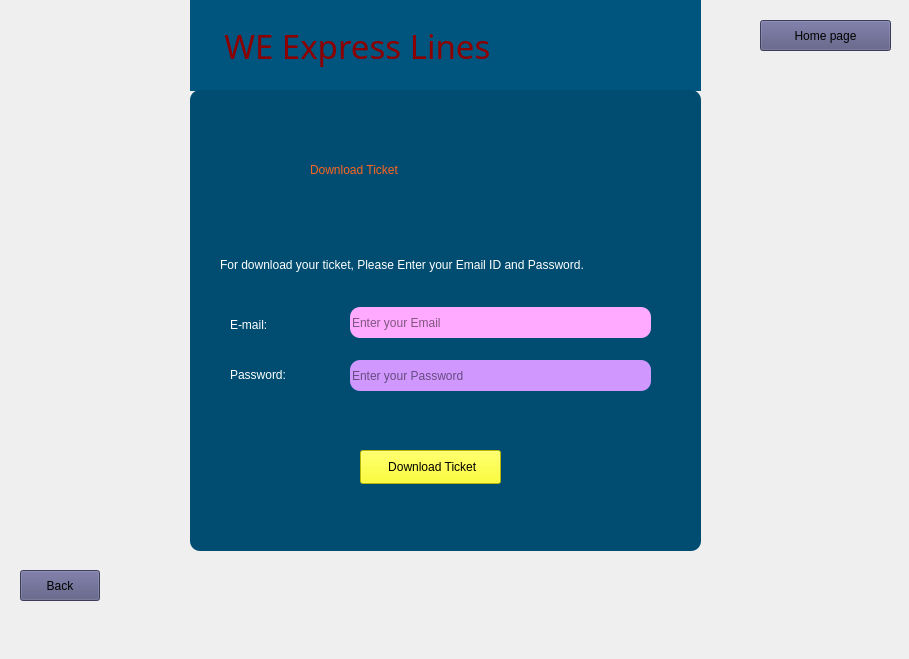
    <widget class="QWidget" name="Ticket_download_another_page">
     <widget class="QLabel" name="label_186">
      <property name="geometry">
       <rect>
        <x>0</x>
        <y>0</y>
        <width>900</width>
        <height>650</height>
       </rect>
      </property>
      <property name="text">
       <string/>
      </property>
      <property name="pixmap">
       <pixmap>C:/Users/USER/OneDrive/Pictures/working_picture/bus.jpg</pixmap>
      </property>
      <property name="scaledContents">
       <bool>true</bool>
      </property>
     </widget>
     <widget class="QLabel" name="label_204">
      <property name="geometry">
       <rect>
        <x>190</x>
        <y>0</y>
        <width>511</width>
        <height>91</height>
       </rect>
      </property>
      <property name="font">
       <font>
        <family>Ravie</family>
        <pointsize>25</pointsize>
        <italic>false</italic>
        <bold>false</bold>
       </font>
      </property>
      <property name="styleSheet">
       <string notr="true">color: rgb(140, 0, 0);
background-color: rgb(0, 85, 127);
font: 25pt &quot;Ravie&quot;;</string>
      </property>
      <property name="text">
       <string>    WE Express Lines</string>
      </property>
     </widget>
     <widget class="QLabel" name="label_187">
      <property name="geometry">
       <rect>
        <x>190</x>
        <y>90</y>
        <width>511</width>
        <height>461</height>
       </rect>
      </property>
      <property name="styleSheet">
       <string notr="true">background-color: rgb(0, 77, 113);
border-radius:10px;</string>
      </property>
      <property name="text">
       <string/>
      </property>
      <property name="pixmap">
       <pixmap>C:/Users/USER/OneDrive/Pictures/working_picture/R.jpeg</pixmap>
      </property>
     </widget>
     <widget class="QLabel" name="label_188">
      <property name="geometry">
       <rect>
        <x>310</x>
        <y>150</y>
        <width>261</width>
        <height>41</height>
       </rect>
      </property>
      <property name="styleSheet">
       <string notr="true">font: 900 20pt &quot;Arial&quot;;
color: rgb(255, 238, 52);</string>
      </property>
      <property name="text">
       <string>&lt;html&gt;&lt;head/&gt;&lt;body&gt;&lt;p&gt;&lt;span style=&quot; color:#ff651e;&quot;&gt;Download Ticket&lt;/span&gt;&lt;/p&gt;&lt;/body&gt;&lt;/html&gt;</string>
      </property>
     </widget>
     <widget class="QLabel" name="label_190">
      <property name="geometry">
       <rect>
        <x>230</x>
        <y>310</y>
        <width>81</width>
        <height>31</height>
       </rect>
      </property>
      <property name="styleSheet">
       <string notr="true">font: 900 14pt &quot;Arial&quot;;</string>
      </property>
      <property name="text">
       <string>&lt;html&gt;&lt;head/&gt;&lt;body&gt;&lt;p&gt;&lt;span style=&quot; color:#ffffff;&quot;&gt;E-mail:&lt;/span&gt;&lt;/p&gt;&lt;/body&gt;&lt;/html&gt;</string>
      </property>
     </widget>
     <widget class="QLabel" name="label_207">
      <property name="geometry">
       <rect>
        <x>230</x>
        <y>360</y>
        <width>121</width>
        <height>31</height>
       </rect>
      </property>
      <property name="styleSheet">
       <string notr="true">font: 900 14pt &quot;Arial&quot;;</string>
      </property>
      <property name="text">
       <string>&lt;html&gt;&lt;head/&gt;&lt;body&gt;&lt;p&gt;&lt;span style=&quot; color:#ffffff;&quot;&gt;Password:&lt;/span&gt;&lt;/p&gt;&lt;/body&gt;&lt;/html&gt;</string>
      </property>
     </widget>
     <widget class="QLineEdit" name="downlod_ticket_email_input">
      <property name="geometry">
       <rect>
        <x>350</x>
        <y>307</y>
        <width>301</width>
        <height>31</height>
       </rect>
      </property>
      <property name="styleSheet">
       <string notr="true">background-color: rgb(255, 170, 255);
font: 11pt &quot;Arial&quot;;
border-radius:10px;</string>
      </property>
      <property name="placeholderText">
       <string>Enter your Email</string>
      </property>
     </widget>
     <widget class="QLineEdit" name="downlod_ticket_password_input">
      <property name="geometry">
       <rect>
        <x>350</x>
        <y>360</y>
        <width>301</width>
        <height>31</height>
       </rect>
      </property>
      <property name="styleSheet">
       <string notr="true">background-color: rgb(208, 151, 255);
font: 11pt &quot;Arial&quot;;
border-radius:10px;</string>
      </property>
      <property name="echoMode">
       <enum>QLineEdit::Password</enum>
      </property>
      <property name="placeholderText">
       <string>Enter your Password</string>
      </property>
     </widget>
     <widget class="QLabel" name="label_208">
      <property name="geometry">
       <rect>
        <x>220</x>
        <y>250</y>
        <width>451</width>
        <height>31</height>
       </rect>
      </property>
      <property name="styleSheet">
       <string notr="true">font: 11pt &quot;Arial&quot;;</string>
      </property>
      <property name="text">
       <string>&lt;html&gt;&lt;head/&gt;&lt;body&gt;&lt;p&gt;&lt;span style=&quot; color:#ffffff;&quot;&gt;For download your ticket, Please Enter your Email ID and Password.&lt;/span&gt;&lt;/p&gt;&lt;/body&gt;&lt;/html&gt;</string>
      </property>
     </widget>
     <widget class="QPushButton" name="download_ticket_button_2">
      <property name="geometry">
       <rect>
        <x>360</x>
        <y>450</y>
        <width>141</width>
        <height>34</height>
       </rect>
      </property>
      <property name="styleSheet">
       <string notr="true">font: 700 12pt &quot;Arial&quot;;
color: rgb(0, 0, 0);
background-color: rgb(255, 255, 0);</string>
      </property>
      <property name="text">
       <string> Download Ticket</string>
      </property>
     </widget>
     <widget class="QPushButton" name="Home_page_button_2">
      <property name="geometry">
       <rect>
        <x>760</x>
        <y>20</y>
        <width>131</width>
        <height>31</height>
       </rect>
      </property>
      <property name="styleSheet">
       <string notr="true">font: 700 14pt &quot;Segoe UI&quot;;
color: rgb(0, 0, 0);
background-color: rgb(85, 85, 127);</string>
      </property>
      <property name="text">
       <string>Home page</string>
      </property>
     </widget>
     <widget class="QPushButton" name="download_ticket_back_button">
      <property name="geometry">
       <rect>
        <x>20</x>
        <y>570</y>
        <width>80</width>
        <height>31</height>
       </rect>
      </property>
      <property name="styleSheet">
       <string notr="true">font: 700 14pt &quot;Segoe UI&quot;;
color: rgb(0, 0, 0);
background-color: rgb(85, 85, 127);</string>
      </property>
      <property name="text">
       <string>Back</string>
      </property>
     </widget>
    </widget>
